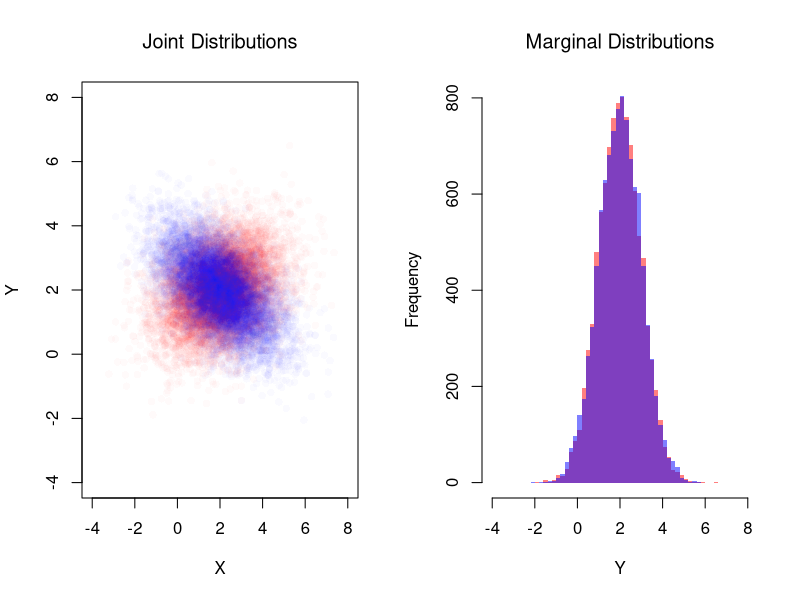
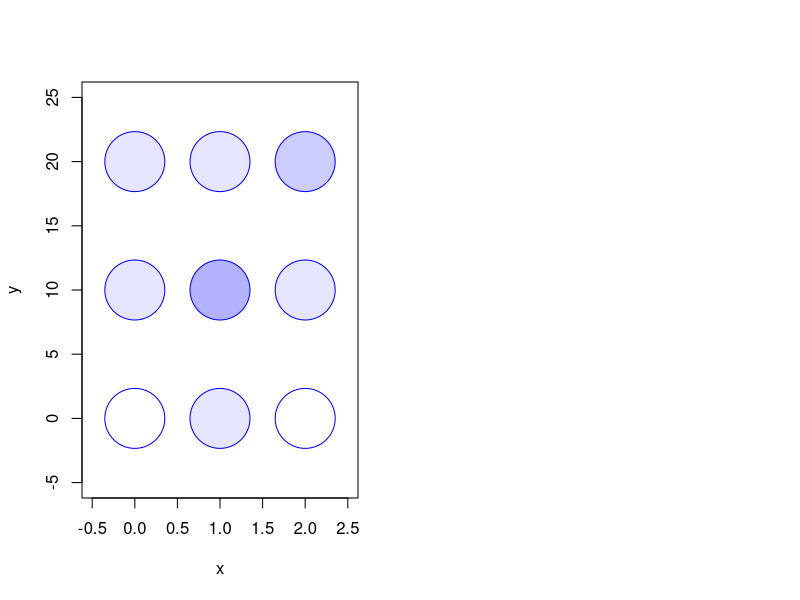

Reproduce these figures in R, in order.
## ---- chunk 1
# Create a 2x2 matrix for the joint distribution.
# Rows correspond to X (coin 1), and columns correspond to Y (coin 2).
probs <- c(0.25, 0.25, 0.25, 0.25) # Fair coin
P_xy <- matrix( probs, nrow = 2, ncol = 2)
rownames(P_xy) <- c("Y=0", "Y=1")
colnames(P_xy) <- c("X=0", "X=1")
P_xy

# Draw N bivariate observations
N <- 500
xy_vals <- expand.grid(y = 0:1, x = 0:1)
draws <- sample(nrow(xy_vals), N, replace = TRUE, prob = P_xy)
x_draw <- xy_vals[draws, "x"]
y_draw <- xy_vals[draws, "y"]

# With enough draws, empirical frequencies approach the true probabilities
table(y_draw, x_draw) / N
P_xy
## ---- chunk 2
# Compute the marginal distributions.
# Marginal for X: sum across columns.
P_x <- colSums(P_xy)
P_x
# Marginal for Y: sum across rows.
P_y <- rowSums(P_xy)
P_y

# Compute the conditional probabilities Prob(Y | X).
PY_x <- matrix(0, nrow = 2, ncol = 2)
for (j in c(1,2)) {
  PY_x[, j] <- P_xy[, j] / P_x[j]
}
rownames(PY_x) <- c("Y=0", "Y=1")
colnames(PY_x) <- c("given X=0", "given X=1")
PY_x
## ---- chunk 3
# Create the joint distribution matrix for the unfair coin case.
probs <- c(0.5, 0, 0, 0.5) # unfair coin

P_xy <- matrix( probs, nrow = 2, ncol = 2)
rownames(P_xy) <- c("Y=0", "Y=1")
colnames(P_xy) <- c("X=0", "X=1")
P_xy


# Compute the marginal distributions.
# Marginal for X: sum across columns.
P_x <- colSums(P_xy)
P_x
# Marginal for Y: sum across rows.
P_y <- rowSums(P_xy)
P_y

# Compute the conditional probabilities Prob(Y | X).
PY_x <- matrix(0, nrow = 2, ncol = 2)
for (j in c(1,2)) {
  PY_x[, j] <- P_xy[,j] / P_x[j]
}
rownames(PY_x) <- c("Y=0", "Y=1")
colnames(PY_x) <- c("given X=0", "given X=1")
PY_x
## ---- chunk 4
probs <- c(0.4, 0.2, 0.1, 0.3)
P_xy <- matrix(probs, nrow = 2,
  dimnames = list(c("Y=0","Y=1"), c("X=0","X=1")))

# Draw N bivariate observations
xy_vals <- expand.grid(y = 0:1, x = 0:1)
N <- 500
draws <- sample(nrow(xy_vals), N, replace = TRUE, prob = P_xy)
x_draw <- xy_vals[draws, "x"]
y_draw <- xy_vals[draws, "y"]

table(y_draw, x_draw) / N
P_xy
## ---- chunk 5
library(mvtnorm)

# Simulate Bivariate Data
N <- 10000
Mu <- c(2,2) ## Means

Sigma1 <- matrix(c(2,-.8,-.8,1),2,2) ## CoVariance Matrix 1
MVdat1 <- rmvnorm(N, Mu, Sigma1)
colnames(MVdat1) <- c('X','Y')

Sigma2 <- matrix(c(2,.4,.4,1),2,2) ## CoVariance Matrix 2
MVdat2 <- rmvnorm(N, Mu, Sigma2)
colnames(MVdat2) <- c('X','Y')

par(mfrow=c(1,2))
## Different diagonals
plot(MVdat2, col=rgb(1,0,0,0.02), pch=16,
    main='Joint Distributions', font.main=1,
    ylim=c(-4,8), xlim=c(-4,8),
    xlab='X', ylab='Y')
points(MVdat1,col=rgb(0,0,1,0.02),pch=16)
## Same marginal distributions
xbks <- seq(-4,8,by=.2)
hist(MVdat2[,2], col=rgb(1,0,0,0.5),
    breaks=xbks, border=NA,
    xlab='Y',
    main='Marginal Distributions', font.main=1)
hist(MVdat1[,2], col=rgb(0,0,1,0.5),
    add=T, breaks=xbks, border=NA)
## ---- chunk 6
# Make a Probability Table
x <- c(0,1,2)
y <- c(0,10,20)
P_xy <- matrix(c(
    0.0, 0.1, 0.0,
    0.1, 0.3, 0.1,
    0.1, 0.1, 0.2
), nrow=3, ncol=3, byrow=TRUE)
rownames(P_xy) <- paste0('y=',y)
colnames(P_xy) <-  paste0('x=',x)
P_xy

# Plot joint distribution
prob_table <- expand.grid(x=x, y=y)
prob_table[,'probabilities'] <- as.vector(t(P_xy))
plot(prob_table[,'x'], prob_table[,'y'],
     xlim=c(-0.5,2.5), ylim=c(-5, 25),
     pch=21, cex=8, col='blue',
     bg=rgb(0,0,1, prob_table[,'probabilities']),
     xlab = "x", ylab = "y")
## ---- chunk 7
# Compute Marginals
P_x <- colSums(P_xy) #Prob(X_i=x)
P_y <- rowSums(P_xy) #Prob(Y_i=y)

# Compute the conditional probabilities Prob(Y_i=y | X_i=x).
PY_x <- matrix(0, nrow = 3, ncol = 3)
for (j in seq(ncol(P_xy)) ) {
  PY_x[, j] <- P_xy[,j] / P_x[j]
}
rownames(PY_x) <- paste0("Y=", y)
colnames(PY_x) <- paste0("given X=", x)
PY_x

# Computational Shortcut: PY_x <- t( t(P_xy) / P_x )

# Conditional expectation E[Y_i|X_i=x]
EY_x <- colSums(PY_x * y)
EY_x

# Contrast with Grand Means
EX <- sum(x * P_x)
EY <- sum(y * P_y)
EY

# E[X_i|Y_i=y]
# PX_y <- P_xy / P_y  #Prob(X_i=x | Y_i=y)
# EX_y <- colSums(PX_y * x)
## ---- chunk 8
# Compute Covariance
dxy_grid <- expand.grid(dy=y-EY, dx=x-EX)[,c(2,1)]
dxy_grid[,'p'] <- as.vector(P_xy)
dxy_grid[,'contribution'] <- dxy_grid[,'dx'] * dxy_grid[,'dy'] * dxy_grid[,'p']
CovXY <- sum(dxy_grid[,'contribution'])
CovXY

# Compute Variances
VX <- sum( (x-EX)^2 * P_x)
SX <- sqrt(VX)
VY <- sum( (y-EY)^2 * P_y)
SY <- sqrt(VY)

# Compute Correlation
CorXY <- CovXY / (SX * SY)
CorXY
